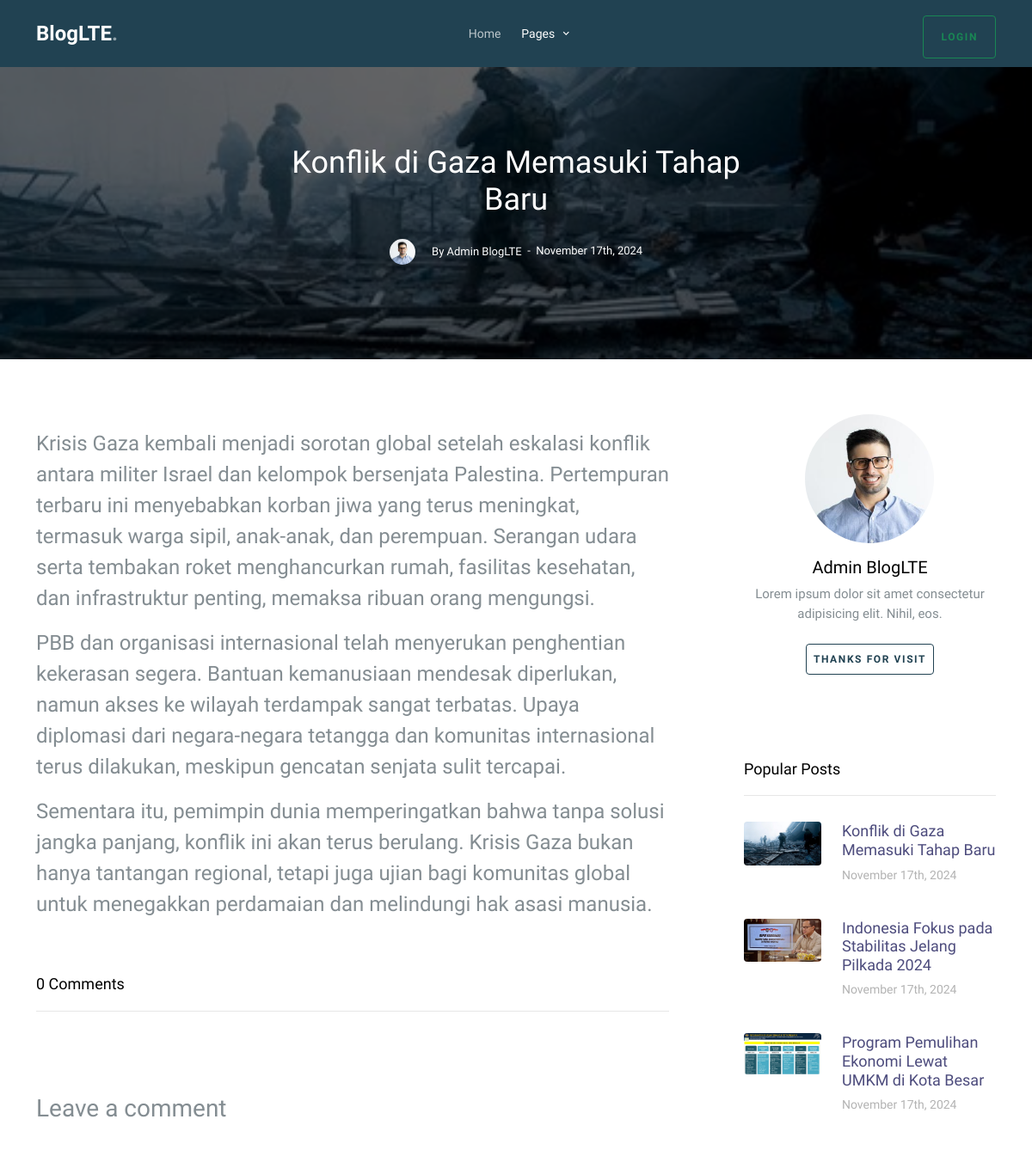
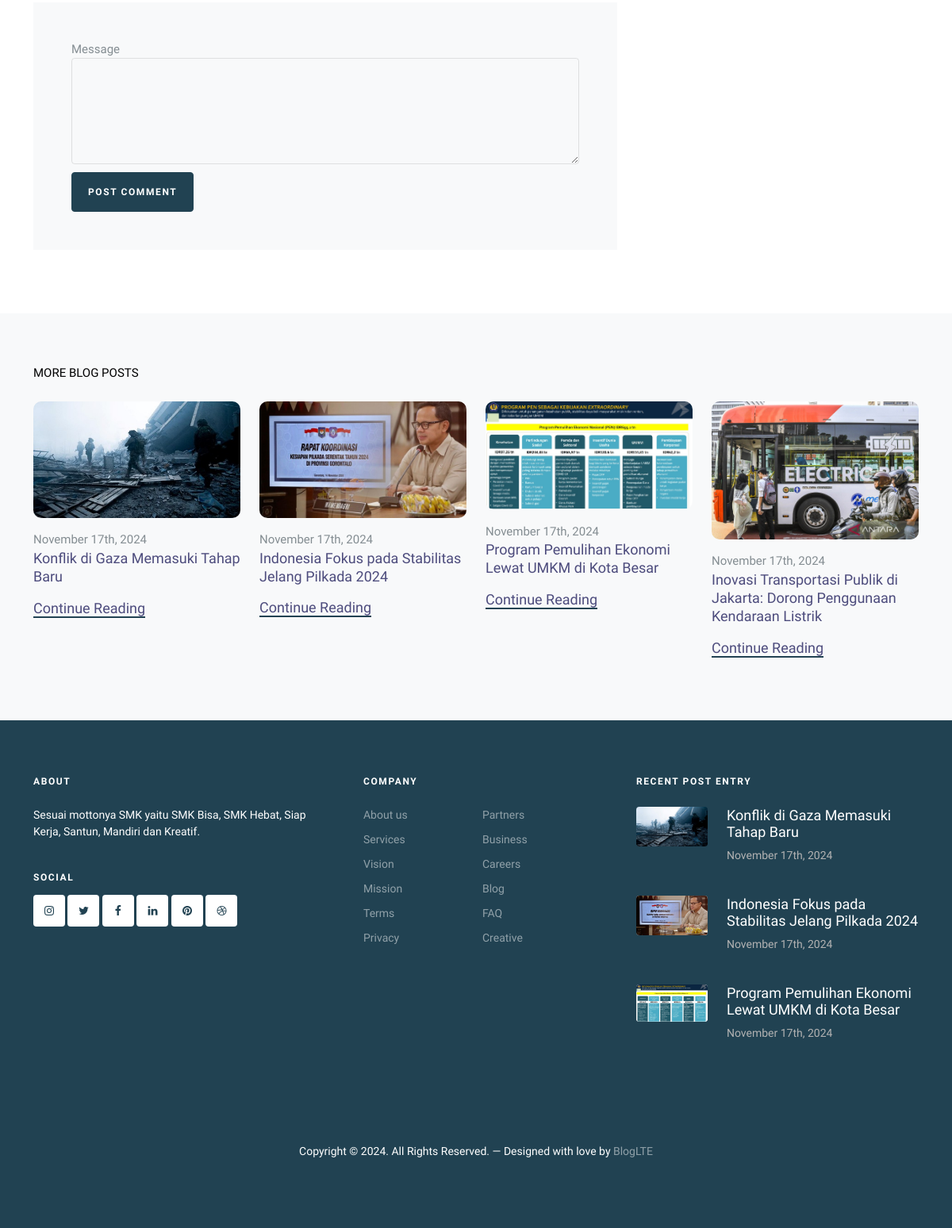
The app's page /article.php?id=8 with its own data (2 pictures, top to bottom).
### tables this page shows
CREATE TABLE `blog` (
  `id` int(11) NOT NULL,
  `tanggal` date NOT NULL,
  `title` varchar(255) NOT NULL,
  `body` longtext NOT NULL,
  `thumbnail` varchar(255) NOT NULL,
  `deskripsi` longtext NOT NULL,
  `user_id` int(11) NOT NULL
);

CREATE TABLE `user` (
  `id` int(11) NOT NULL,
  `name` varchar(255) NOT NULL,
  `email` varchar(50) NOT NULL,
  `role` enum('admin','member') NOT NULL DEFAULT 'member',
  `password` varchar(255) NOT NULL
);

### article.php (the view, shortened to what this page needs)
<!doctype html>
<html lang="en">
<?php
require ('config/koneksi.php');
$id = $_GET['id'];
function komentarDetails()
{
  global $koneksi;
  $id = $_GET['id'];
  $sql = "SELECT komentar.id, komentar.text, komentar.tanggal, user.name AS user_name
            FROM komentar
            JOIN user ON komentar.user_id = user.id
            WHERE komentar.blog_id = $id
            ORDER BY tanggal ASC";
  $result = mysqli_query($koneksi, $sql);
  return mysqli_fetch_all($result, MYSQLI_ASSOC);
}
function blogDetails()
{
  global $id, $koneksi;
  $sql = "SELECT blog.id, blog.title, blog.body, blog.thumbnail, blog.deskripsi, blog.tanggal, user.name AS user_name
            FROM blog
            JOIN user ON blog.user_id = user.id
            WHERE blog.id = $id";
  $result = mysqli_query($koneksi, $sql);
  return mysqli_fetch_assoc($result);
}
function blogItems()
{
  global $koneksi;
  $sql = "SELECT blog.id,blog.title, blog.thumbnail, blog.deskripsi, blog.tanggal, user.name AS user_name
            FROM blog
            JOIN user ON blog.user_id = user.id
            ORDER BY blog.id DESC";
  $result = mysqli_query($koneksi, $sql);
  return mysqli_fetch_all($result, MYSQLI_ASSOC);
}
function formatDate($date)
{
  $str = strtotime($date);
  $new_date = date("F jS, Y", $str);
  return $new_date;
}
?>
<head>
  <link rel="stylesheet" href="fonts/icomoon/style.css">
  <link rel="stylesheet" href="fonts/flaticon/font/flaticon.css">
  <link rel="stylesheet" href="https://cdn.jsdelivr.net/npm/bootstrap-icons@1.8.1/font/bootstrap-icons.css">
  <link rel="stylesheet" href="css/tiny-slider.css">
  <link rel="stylesheet" href="css/aos.css">
  <link rel="stylesheet" href="css/glightbox.min.css">
  <link rel="stylesheet" href="css/style.css">
  <link rel="stylesheet" href="css/flatpickr.min.css">
</head>
<body>
  <nav class="site-nav">
    <div class="container">
      <div class="menu-bg-wrap">
        <div class="site-navigation">
          <div class="row g-0 align-items-center">
            <div class="col-2">
              <a href="index.php" class="logo m-0 float-start">BlogLTE<span class="text-primary">.</span></a>
            </div>
            <div class="col-8 text-center">
              <ul class="js-clone-nav d-none d-lg-inline-block text-start site-menu mx-auto">
                <li><a href="index.php">Home</a></li>
                <li class="has-children active">
                  <a href="list.php">Pages</a>
                </li>
              </ul>
            </div>
            <div class="col-2 text-end">
              <?php if (isset($_SESSION['user'])): ?>
                <a href="logout.php" class="btn btn-sm btn-outline-danger mt-2 d-none d-lg-inline-block">Logout</a>
              <?php elseif (!isset($_SESSION['user'])): ?>
                <a href="login.php" class="btn btn-sm btn-outline-success mt-2 d-none d-lg-inline-block">Login</a>
              <?php endif; ?>
            </div>
          </div>
        </div>
      </div>
    </div>
  </nav>
  <div class="site-cover site-cover-sm same-height overlay single-page"
    style="background-image: url('<?= blogDetails()['thumbnail'] ?>');">
    <div class="container">
      <div class="row same-height justify-content-center">
        <div class="col-md-6">
          <div class="post-entry text-center">
            <h1 class="mb-4"><?= blogDetails()['title'] ?></h1>
            <div class="post-meta align-items-center text-center">
              <figure class="author-figure mb-0 me-3 d-inline-block"><img src="images/person_1.jpg" alt="Image"
                  class="img-fluid"></figure>
              <span class="d-inline-block mt-1">By <?= blogDetails()['user_name'] ?></span>
              <span>&nbsp;-&nbsp; <?= formatDate(blogDetails()['tanggal']) ?></span>
            </div>
          </div>
        </div>
      </div>
    </div>
  </div>
  <section class="section">
    <div class="container">
      <div class="row blog-entries element-animate">
        <div class="col-md-12 col-lg-8 main-content">
          <div class="post-content-body">
            <?= blogDetails()['body'] ?>
          </div>
          <div class="pt-5 comment-wrap" id="komentar">
            <h3 class="mb-5 heading"><?= (count(komentarDetails())) ?> Comments</h3>
            <div class="comment-form-wrap pt-5 mb-3">
              <h3 class="mb-5">Leave a comment</h3>
              <form onsubmit="konfirmasi(event)" id="formKomentar" method="post"
                action="proses.komentar.kirim.php?id=<?= $_GET['id'] ?>" class="p-5 bg-light">
                <div class="form-group">
                  <label for="message">Message</label>
                  <textarea name="text" id="text" cols="15" rows="5" class="form-control" required></textarea>
                </div>
                <div class="form-group">
                  <input type="submit" value="Post Comment" class="btn btn-primary">
                </div>
              </form>
            </div>
          </div>
        </div>
        <div class="col-md-12 col-lg-4 sidebar">
          <div class="sidebar-box ">
            <div class="bio text-center">
              <img src="images/person_1.jpg" alt="Image Placeholder" class="img-fluid mb-3">
              <div class="bio-body">
                <h2><?= blogDetails()['user_name'] ?></h2>
                <p class="mb-4">Lorem ipsum dolor sit amet consectetur adipisicing elit. Nihil, eos.</p>
                <p><a type="button" class="btn btn-outline-primary btn-sm rounded px-2 py-2">Thanks for visit</a></p>
                <p class="social">
                  <a href="#" class="p-2"><span class="fa fa-facebook"></span></a>
                  <a href="#" class="p-2"><span class="fa fa-twitter"></span></a>
                  <a href="#" class="p-2"><span class="fa fa-instagram"></span></a>
                  <a href="#" class="p-2"><span class="fa fa-youtube-play"></span></a>
                </p>
              </div>
            </div>
          </div>
          <div class="sidebar-box">
            <h3 class="heading">Popular Posts</h3>
            <div class="post-entry-sidebar">
              <ul>
                <li>
                  <a href="article.php?id=<?= blogItems()[0]['id'] ?>">
                    <img src="<?= blogItems()[0]['thumbnail'] ?>" alt="Image placeholder" class="me-4 rounded">
                    <div class="text">
                      <h4><?= blogItems()[0]['title'] ?></h4>
                      <div class="post-meta">
                        <span class="mr-2"><?= formatDate(blogItems()[0]['tanggal']) ?> </span>
                      </div>
                    </div>
                  </a>
                </li>
                <li>
                  <a href="article.php?id=<?= blogItems()[1]['id'] ?>">
                    <img src="<?= blogItems()[1]['thumbnail'] ?>" alt="Image placeholder" class="me-4 rounded">
                    <div class="text">
                      <h4><?= blogItems()[1]['title'] ?></h4>
                      <div class="post-meta">
                        <span class="mr-2"><?= formatDate(blogItems()[1]['tanggal']) ?> </span>
                      </div>
                    </div>
                  </a>
                </li>
                <li>
                  <a href="article.php?id=<?= blogItems()[2]['id'] ?></a>">
                    <img src="<?= blogItems()[2]['thumbnail'] ?>" alt="Image placeholder" class="me-4 rounded">
                    <div class="text">
                      <h4><?= blogItems()[2]['title'] ?></h4>
                      <div class="post-meta">
                        <span class="mr-2"><?= formatDate(blogItems()[2]['tanggal']) ?> </span>
                      </div>
                    </div>
                  </a>
                </li>
              </ul>
            </div>
          </div>
        </div>
      </div>
    </div>
  </section>
  <section class="section posts-entry posts-entry-sm bg-light">
    <div class="container">
      <div class="row mb-4">
        <div class="col-12 text-uppercase text-black">More Blog Posts</div>
      </div>
      <div class="row">
        <?php
        $items = blogItems();
        $total_items = count($items);
        $max_items = min(4, $total_items);
        for ($i = 0; $i < $max_items; $i++):
          ?>
          <div class="col-md-6 col-lg-3">
            <div class="blog-entry">
              <a href="article.php?id=<?= $items[$i]['id'] ?>" class="img-link">
                <img src="<?= $items[$i]['thumbnail'] ?>" alt="Image" class="img-fluid">
              </a>
              <span class="date"><?= formatDate($items[$i]['tanggal']) ?></span>
              <h2><a href="article.php?id=<?= $items[$i]['id'] ?>"><?= $items[$i]['title'] ?></p>
                  <p><a href="#" class="read-more">Continue Reading</a></p>
            </div>
          </div>
        <?php endfor; ?>
      </div>
    </div>
  </section>
  <footer class="site-footer">
    <div class="container">
      <div class="row">
        <div class="col-lg-4">
          <div class="widget">
            <h3 class="mb-4">About</h3>
            <p>Sesuai mottonya SMK yaitu SMK Bisa, SMK Hebat, Siap Kerja, Santun, Mandiri dan Kreatif.</p>
          </div>
          <div class="widget">
            <h3>Social</h3>
            <ul class="list-unstyled social">
              <li><a href="#"><span class="icon-instagram"></span></a></li>
              <li><a href="#"><span class="icon-twitter"></span></a></li>
              <li><a href="#"><span class="icon-facebook"></span></a></li>
              <li><a href="#"><span class="icon-linkedin"></span></a></li>
              <li><a href="#"><span class="icon-pinterest"></span></a></li>
              <li><a href="#"><span class="icon-dribbble"></span></a></li>
            </ul>
          </div>
        </div>
        <div class="col-lg-4 ps-lg-5">
          <div class="widget">
            <h3 class="mb-4">Company</h3>
            <ul class="list-unstyled float-start links">
              <li><a href="#">About us</a></li>
              <li><a href="#">Services</a></li>
              <li><a href="#">Vision</a></li>
              <li><a href="#">Mission</a></li>
              <li><a href="#">Terms</a></li>
              <li><a href="#">Privacy</a></li>
            </ul>
            <ul class="list-unstyled float-start links">
              <li><a href="#">Partners</a></li>
              <li><a href="#">Business</a></li>
              <li><a href="#">Careers</a></li>
              <li><a href="#">Blog</a></li>
              <li><a href="#">FAQ</a></li>
              <li><a href="#">Creative</a></li>
            </ul>
          </div>
        </div>
        <div class="col-lg-4">
          <div class="widget">
            <h3 class="mb-4">Recent Post Entry</h3>
            <div class="post-entry-footer">
              <ul>
                <li>
                  <a href="article.php?id=<?= blogItems()[0]['id'] ?>">
                    <img src="<?= blogItems()[0]['thumbnail'] ?>" alt="Image placeholder" class="me-4 rounded bg-white">
                    <div class="text">
                      <h4><?= blogItems()[0]['title'] ?></h4>
                      <div class="post-meta">
                        <span class="mr-2"><?= formatDate(blogItems()[0]['tanggal']) ?> </span>
                      </div>
                    </div>
                  </a>
                </li>
                <li>
                  <a href="article.php?id=<?= blogItems()[1]['id'] ?>">
                    <img src="<?= blogItems()[1]['thumbnail'] ?>" alt="Image placeholder" class="me-4 rounded bg-white">
                    <div class="text">
                      <h4><?= blogItems()[1]['title'] ?></h4>
                      <div class="post-meta">
                        <span class="mr-2"><?= formatDate(blogItems()[1]['tanggal']) ?> </span>
                      </div>
                    </div>
                  </a>
                </li>
                <li>
                  <a href="article.php?id=<?= blogItems()[2]['id'] ?>">
                    <img src="<?= blogItems()[2]['thumbnail'] ?>" alt="Image placeholder" class="me-4 rounded bg-white">
                    <div class="text">
                      <h4><?= blogItems()[2]['title'] ?></h4>
                      <div class="post-meta">
                        <span class="mr-2"><?= formatDate(blogItems()[2]['tanggal']) ?> </span>
                      </div>
                    </div>
                  </a>
                </li>
              </ul>
            </div>
          </div>
        </div>
      </div>
      <div class="row mt-5">
        <div class="col-12 text-center">
          <p>Copyright &copy;
            <script>document.write(new Date().getFullYear());</script>. All Rights Reserved. &mdash; Designed with love
            by <a href="https://untree.co">BlogLTE</a>
          </p>
        </div>
      </div>
    </div>
  </footer>
</body>
</html>

### records on screen
blog: thumbnail (picture), title "Konflik di Gaza Memasuki Tahap Baru", user.name "Admin BlogLTE", tanggal "November 17th, 2024", body "Krisis Gaza kembali menjadi sorotan global setelah eskalasi konflik antara militer Israel dan kelompok bersenjata Palestina. Pertempuran terbaru ini menyebabkan korban jiwa yang terus meningkat, termasuk warga sipil, anak-anak, dan perempuan. Serangan udara serta tembakan roket menghancurkan rumah, fasilitas kesehatan, dan infrastruktur penting, memaksa ribuan orang mengungsi. PBB dan organisasi internasional telah menyerukan penghentian kekerasan segera. Bantuan kemanusiaan mendesak diperlukan, namun akses ke wilayah terdampak sangat terbatas. Upaya diplomasi dari negara-negara tetangga dan komunitas internasional terus dilakukan, meskipun gencatan senjata sulit tercapai. Sementara itu,…"
blog: thumbnail (picture), title "Indonesia Fokus pada Stabilitas Jelang Pilkada 2024", tanggal "November 17th, 2024"
blog: thumbnail (picture), title "Program Pemulihan Ekonomi Lewat UMKM di Kota Besar", tanggal "November 17th, 2024"
blog: thumbnail (picture), tanggal "November 17th, 2024", title "Inovasi Transportasi Publik di Jakarta: Dorong Penggunaan Kendaraan Listrik"

### other values on screen
count(komentarDetails()) "0"
